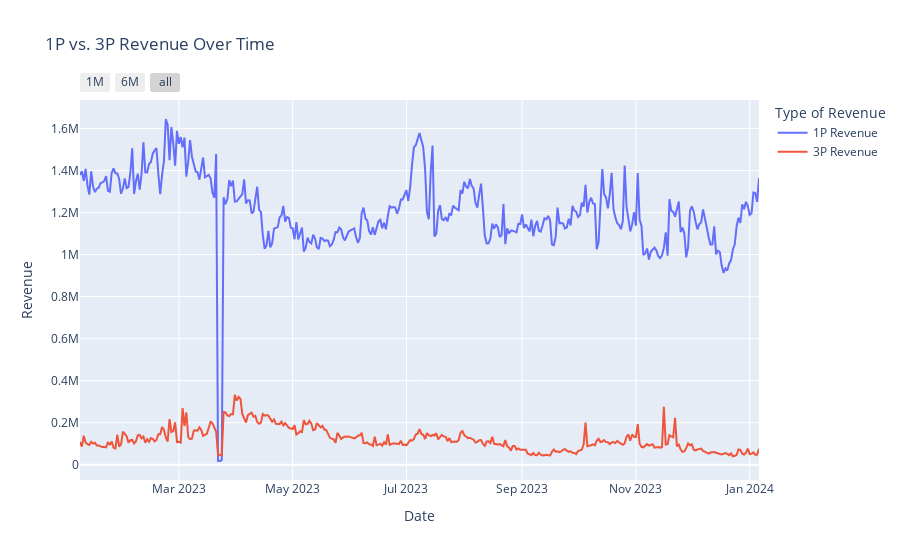

Write notebook code for a chart like this one.
### Markdown cell above
1P vs 3P Revenue over time. 3P beat 1P in march.

### Code cell
# Load data from the 'Segment Trends' sheet
trends_data = pd.read_excel('Customer_Success_Engineer_-_Project_Data.xlsx', sheet_name='Segment Trends', header=1)

# Make sure the 'Date' column is in datetime format
trends_data['Date'] = pd.to_datetime(trends_data['Date'])

# Initialize a figure
fig = go.Figure()

# Add traces for 1P Revenue and 3P Revenue
fig.add_trace(go.Scatter(x=trends_data['Date'], y=trends_data['1P Revenue'], mode='lines', name='1P Revenue'))
fig.add_trace(go.Scatter(x=trends_data['Date'], y=trends_data['3P Revenue'], mode='lines', name='3P Revenue'))

# Customize the layout
fig.update_layout(
    title='1P vs. 3P Revenue Over Time',
    xaxis_title='Date',
    yaxis_title='Revenue',
    legend_title='Type of Revenue',
    xaxis=dict(
        rangeselector=dict(
            buttons=list([
                dict(count=1, label="1M", step="month", stepmode="backward"),
                dict(count=6, label="6M", step="month", stepmode="backward"),
                dict(step="all")
            ])
        ),
        type="date"
    )
)

# Show the plot
fig.show()

### Figure 1 — Plotly figure (JSON) as saved in the notebook; plotly's stock layout.template omitted (floating-point values rounded to 4 significant figures; data arrays with more than 128 entries replaced by an {"elided": "..."} marker saying what was removed)
{"data": [{"mode": "lines", "name": "1P Revenue", "type": "scatter", "x": {"elided": "365 str values"}, "y": {"elided": "365 float values"}}, {"mode": "lines", "name": "3P Revenue", "type": "scatter", "x": {"elided": "365 str values"}, "y": {"elided": "365 float values"}}], "layout": {"legend": {"title": {"text": "Type of Revenue"}}, "title": {"text": "1P vs. 3P Revenue Over Time"}, "xaxis": {"rangeselector": {"buttons": [{"count": 1, "label": "1M", "step": "month", "stepmode": "backward"}, {"count": 6, "label": "6M", "step": "month", "stepmode": "backward"}, {"step": "all"}]}, "title": {"text": "Date"}, "type": "date"}, "yaxis": {"title": {"text": "Revenue"}}}}
